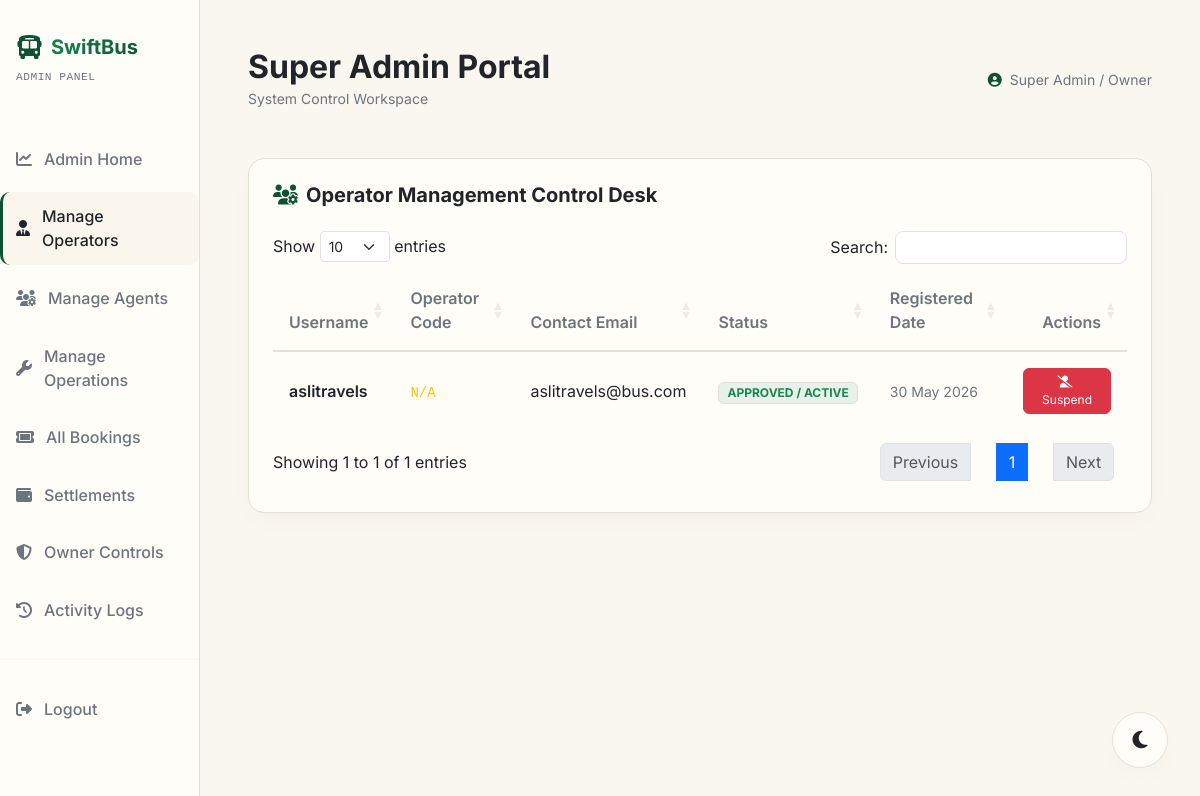
/super_admin/operators.php (signed in), run on the app's committed database.
### tables this page shows
CREATE TABLE users (
    id INT AUTO_INCREMENT PRIMARY KEY,
    username VARCHAR(50) NOT NULL UNIQUE,
    email VARCHAR(100) NOT NULL UNIQUE,
    password VARCHAR(255) NOT NULL,
    role ENUM('customer', 'agent', 'admin', 'super_admin') NOT NULL DEFAULT 'customer',
    status ENUM('pending', 'approved', 'suspended') NOT NULL DEFAULT 'approved',
    operator_code VARCHAR(50) NULL UNIQUE,
    admin_id INT NULL,
    created_at TIMESTAMP DEFAULT CURRENT_TIMESTAMP,
    FOREIGN KEY (admin_id) REFERENCES users(id) ON DELETE SET NULL
);

### super_admin/operators.php (the view, shortened to what this page needs)
<?php
require_once __DIR__ . '/header.php';
try {
    $limit = 10;
    $page = isset($_GET['page']) ? max(1, intval($_GET['page'])) : 1;
    $offset = ($page - 1) * $limit;
    $stmt = $pdo->prepare("
        SELECT
            id AS user_id,
            username,
            email,
            status,
            operator_code,
            created_at
        FROM users
        WHERE role = 'admin'
        ORDER BY created_at DESC
        LIMIT " . intval($limit) . " OFFSET " . intval($offset) . "
    ");
    $stmt->execute();
    $operators = $stmt->fetchAll();
} catch (PDOException $e) {
    $operators = [];
    $total_records = 0;
    $total_pages = 0;
    $page = 1;
    $offset = 0;
    $limit = 10;
}
?>
<div class="glass-card p-4">
    <h5 class="text-white fw-bold mb-4"><i class="fa-solid fa-users-gear text-indigo me-2"></i>Operator Management Control Desk</h5>
    <?php if (count($operators) === 0): ?>
        <div class="text-center py-5 text-secondary small">No bus operators registered on the platform yet.</div>
    <?php else: ?>
        <div class="table-responsive">
            <table class="table table-swift table-dark table-hover table-borderless align-middle datatable-swift">
                <thead>
                    <tr>
                        <th>Username</th>
                        <th>Operator Code</th>
                        <th>Contact Email</th>
                        <th>Status</th>
                        <th>Registered Date</th>
                        <th class="text-end">Actions</th>
                    </tr>
                </thead>
                <tbody>
                    <?php foreach ($operators as $operator): ?>
                        <tr>
                            <td><span class="fw-semibold text-white fs-6"><?= htmlspecialchars($operator['username']) ?></span></td>
                            <td><code class="text-warning font-monospace small"><?= htmlspecialchars($operator['operator_code'] ?? 'N/A') ?></code></td>
                            <td><?= htmlspecialchars($operator['email']) ?></td>
                            <td>
                                <?php if ($operator['status'] === 'approved'): ?>
                                    <span class="badge bg-success bg-opacity-10 text-success border border-success border-opacity-25 px-2 py-1">APPROVED / ACTIVE</span>
                                <?php elseif ($operator['status'] === 'pending'): ?>
                                    <span class="badge bg-warning bg-opacity-10 text-warning border border-warning border-opacity-25 px-2 py-1">PENDING APPROVAL</span>
                                <?php else: ?>
                                    <span class="badge bg-danger bg-opacity-10 text-danger border border-danger border-opacity-25 px-2 py-1">SUSPENDED</span>
                                <?php endif; ?>
                            </td>
                            <td class="text-secondary small"><?= date('d M Y', strtotime($operator['created_at'])) ?></td>
                            <td class="text-end">
                                <div class="d-flex justify-content-end gap-2">
                                    <?php if ($operator['status'] === 'pending'): ?>
                                        <form action="" method="POST" class="d-inline">
                                            <input type="hidden" name="csrf_token" value="<?= get_csrf_token() ?>">
                                            <input type="hidden" name="action" value="approve">
                                            <input type="hidden" name="operator_id" value="<?= $operator['user_id'] ?>">
                                            <button type="submit" class="btn btn-success py-1 px-3 small" style="font-size:0.75rem;"><i class="fa-solid fa-circle-check me-1"></i>Approve</button>
                                        </form>
                                    <?php elseif ($operator['status'] === 'approved'): ?>
                                        <form action="" method="POST" class="d-inline">
                                            <button type="submit" class="btn btn-danger py-1 px-3 small" style="font-size:0.75rem;" onclick="return confirm('Suspend operations for this operator? This will lock all operator functionalities.')"><i class="fa-solid fa-user-slash me-1"></i>Suspend</button>
                                        </form>
                                    <?php endif; ?>
                                </div>
                            </td>
                        </tr>
                    <?php endforeach; ?>
                </tbody>
            </table>
        </div>
    <?php endif; ?>
</div>
<?php
require_once __DIR__ . '/footer.php';
?>

### assets/css/style.css (style rules this page uses)
:root { --bg-card: var(--card-bg); --text-main: var(--text-primary); --text-muted: var(--text-secondary); --border-glass: var(--border-color); --accent-gold-gradient: linear-gradient(135deg, #198754 0%, var(--accent-primary) 100%); --bg-glass: rgba(255, 255, 255, 0.95); --seat-available: #FFFDF8; --seat-selected: #0F5132; --seat-booked: #9CA3AF; --seat-hold: #EAB308; --seat-female: #F472B6; --seat-female-border: #EC4899; --seat-disabled: #BDC3C7; --accent-indigo: var(--accent-primary); --accent-violet: #146C43; --accent-pink: var(--accent-secondary); --shadow-main: 0 10px 30px -10px rgba(0, 0, 0, 0.05); --shadow-hover: 0 15px 35px -5px rgba(15, 81, 50, 0.15); --input-bg: #FFFFFF; --text-white-fixed: #FFFFFF; --body-bg-gradient: radial-gradient(circle at 50% 0%, var(--bg-secondary) 0%, var(--bg-primary) 70%); --btn-close-filter: invert(0) grayscale(1) brightness(0); }
body { font-family: 'Inter', sans-serif; background: var(--body-bg-gradient); color: var(--text-main); min-height: 100vh; margin: 0; overflow-x: hidden; transition: background 0.3s ease, color 0.3s ease; }
.glass-card { background: var(--bg-card); border: 1px solid var(--border-glass); border-radius: 16px; box-shadow: var(--shadow-main); transition: all 0.3s cubic-bezier(0.4, 0, 0.2, 1); }
.table-swift, .table-swift.table-dark { background-color: transparent !important; --bs-table-bg: transparent !important; --bs-table-color: var(--text-main) !important; --bs-table-hover-color: var(--text-main) !important; --bs-table-hover-bg: var(--bg-secondary) !important; color: var(--text-main) !important; }
.table-swift tr { border-bottom: 1px solid var(--border-glass); }
.table-swift th { font-weight: 600; color: var(--text-muted); border-bottom: 2px solid var(--border-glass) !important; padding: 1rem; }
.table-swift td { padding: 1rem; vertical-align: middle; }
.text-white { color: var(--text-main) !important; }
.text-secondary { color: var(--text-muted) !important; }
.border-opacity-30, .border-opacity-25, .border-opacity-20 { border-color: var(--border-glass) !important; }
.text-indigo { color: var(--accent-primary) !important; }
html, body { min-height: 100vh; display: flex; flex-direction: column; }

### assets/css/theme.css (style rules this page uses)
:root { --bg-primary: #FAF7F0; --bg-secondary: #FAF7F0; --card-bg: #FFFDF8; --accent-primary: #0F5132; --accent-secondary: #146C43; --text-primary: #212529; --text-secondary: #6C757D; --border-color: #E6DFD3; --success: #0F5132; --warning: #D4AF37; --danger: #DC3545; --indigo: #0F5132; --indigo-rgb: 15, 81, 50; --accent-gold: #D4AF37; --border-glass: rgba(212, 175, 55, 0.25); --shadow-diffusion: 0 10px 30px -10px rgba(15, 81, 50, 0.08); }
body { background-color: var(--bg-primary) !important; color: var(--text-primary) !important; transition: background-color 0.3s ease, color 0.3s ease; }

### data on the page
users: username "aslitravels", operator_code "N/A", email "aslitravels@bus.com", status "APPROVED / ACTIVE", created_at "30 May 2026"

### other printed values
SYSTEM_NAME "SwiftBus"
